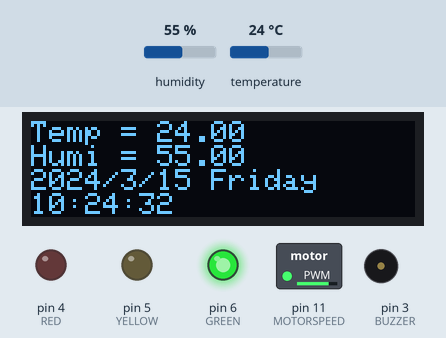
Recording of a sketch running on a simulated Arduino Nano, built with avr-gcc and run on an emulated ATmega328P. Shown: 128×32 one-colour display, switched loads named in the sketch (green lamp = pin HIGH), output pins drawn as LEDs (lit = HIGH), buzzer (waves = sounding). The test bench sets the inputs (shaded band); at power-on: temperature 24 °C, humidity 55 %. The display library's start-up logo is not drawn; the local clock reads 2024-03-15 10:24:30 at power-on unless the sketch sets it; what the sketch prints to the serial monitor is not drawn.

Above: at 3.2 s.
3.3 s: temperature set to 29 °C
At 8.3 s:
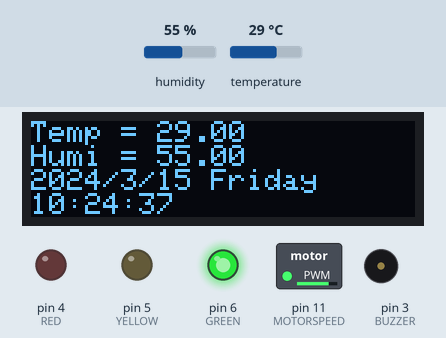
13.6 s: temperature set to 32 °C
At 18.2 s:
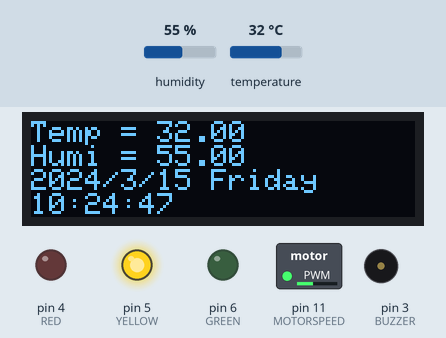
23.9 s: temperature set to 39 °C
At 27.8 s:
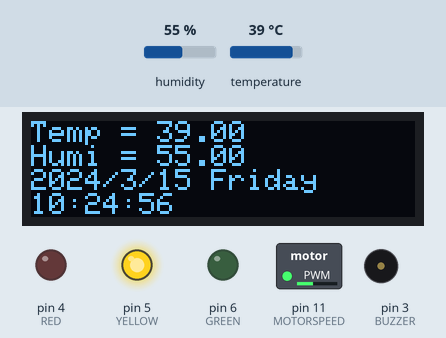
30.9 s: temperature set to 42 °C
At 33.3 s:
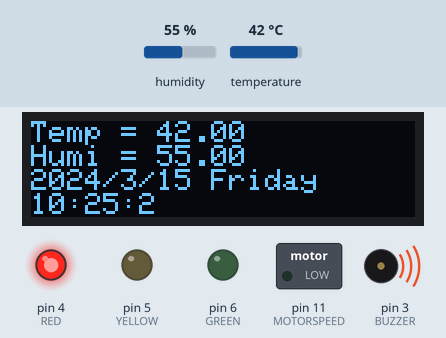
40.1 s: temperature set to 12 °C
At 43.1 s:
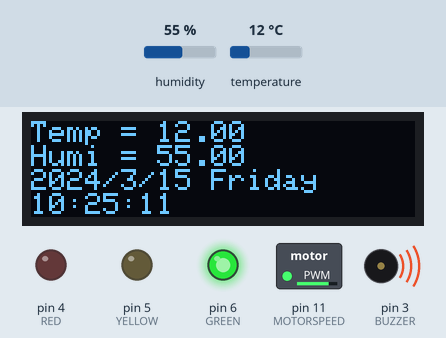
48.2 s: temperature set to 33 °C
At 52.9 s:
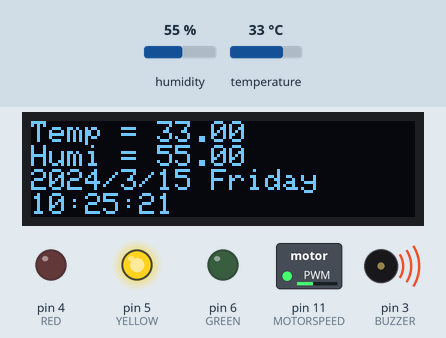
Timing chart, 0 to 54.4 s (numbered marks = the images above; inputs shaded):
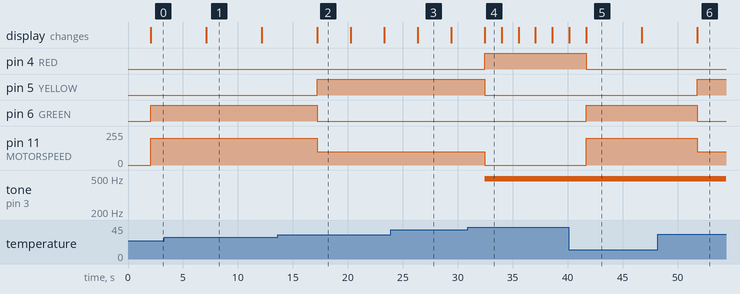

Measured:
- the behaviour switches between 30 and 31 °C on temperature (found by bisection; images 1 and 2)
- the behaviour switches between 40 and 41 °C on temperature (found by bisection; images 3 and 4)
- after the input at 13.6 s, pin 5 (YELLOW): LOW → HIGH after 3.6 s; pin 6 (GREEN): HIGH → LOW after 3.6 s; pin 11 (MOTORSPEED): 200/255 → 100/255 after 3.6 s
- after the input at 30.9 s, pin 4 (RED): LOW → HIGH after 1.6 s; pin 5 (YELLOW): HIGH → LOW after 1.6 s; pin 11 (MOTORSPEED): 100/255 → 0/255 after 1.6 s; tone on pin 3 (BUZZER): silent → 490 Hz after 1.6 s
- after the input at 40.1 s, pin 4 (RED): HIGH → LOW after 1.6 s; pin 6 (GREEN): LOW → HIGH after 1.6 s; pin 11 (MOTORSPEED): 0/255 → 200/255 after 1.6 s
- after the input at 48.2 s, pin 5 (YELLOW): LOW → HIGH after 3.6 s; pin 6 (GREEN): HIGH → LOW after 3.6 s; pin 11 (MOTORSPEED): 200/255 → 100/255 after 3.6 s
- what the display in image 1 shows lasts 5.1 s, from 7.1 s to 12.2 s

The sketch:

nano.ino
```cpp
#include <Adafruit_GFX.h>
#include <Adafruit_SSD1306.h>
#include <Wire.h>

#define SCREEN_WIDTH 128 // OLED display width, in pixels
#define SCREEN_HEIGHT 32
#define SCREEN_ADDRESS 0x3C
#define OLED_RESET 11
Adafruit_SSD1306 display(SCREEN_WIDTH, SCREEN_HEIGHT, &Wire, OLED_RESET);

#include <DHT.h>

#define DHTTYPE DHT11

#define DHTPIN 2

#define MOTORSPEED 11

#define DIRA 8
#define DIRB 7

#define DELAY_OFF (1.5 * 1000)
#define DELAY_MEDIUM (3 * 1000)
#define DELAY_FAST (5 * 1000)

#define BUZZER 3
#define PWM_FILL 112

#define GREEN 6
#define YELLOW 5
#define RED 4

DHT dht(DHTPIN, DHTTYPE, 6);

#include "RTClib.h"

RTC_PCF8523 rtc;

char daysOfTheWeek[7][12] = {"Sunday",   "Monday", "Tuesday", "Wednesday",
                             "Thursday", "Friday", "Saturday"};

struct status {
        float temp;
        float humi;
};

void init_leds(void) {
        pinMode(GREEN, OUTPUT);
        pinMode(YELLOW, OUTPUT);
        pinMode(RED, OUTPUT);

        digitalWrite(GREEN, LOW);
        digitalWrite(YELLOW, LOW);
        digitalWrite(RED, LOW);
}

void init_motor(void) {
        pinMode(MOTORSPEED, OUTPUT);
        analogWrite(MOTORSPEED, 0);
}

void init_buzzer(void) {
        pinMode(BUZZER, OUTPUT);
        analogWrite(BUZZER, 0);
}

void init_rtc(void) {
        if (!rtc.begin()) {
                Serial.println("Couldn't find RTC");
        }

        if (!rtc.initialized() || rtc.lostPower()) {
                Serial.println("RTC is NOT initialized, let's set the time!");
                rtc.adjust(DateTime(F(__DATE__), F(__TIME__)));
        }

        rtc.start();

        float drift = 43; // seconds plus or minus over oservation period - set
                          // to 0 to cancel previous calibration.
        float period_sec =
            (7 * 86400); // total obsevation period in seconds (86400 = seconds
                         // in 1 day:  7 days = (7 * 86400) seconds )
        float deviation_ppm = (drift / period_sec *
                               1000000); //  deviation in parts per million (μs)
        float drift_unit = 4.34; // use with offset mode PCF8523_TwoHours
        int offset = round(deviation_ppm / drift_unit);

        Serial.print("Offset is ");
        Serial.println(offset); // Print to control offset
}

void setup() {
        Serial.begin(57600);

        init_leds();
        init_motor();

        init_buzzer();

        dht.begin();

        if (!display.begin(SSD1306_SWITCHCAPVCC, SCREEN_ADDRESS)) {
                Serial.println(F("SSD1306 allocation failed"));
        }

        display.display();
        delay(2000);
        display.clearDisplay();

        init_rtc();
}

void turn_off(void) {
        analogWrite(MOTORSPEED, 0);

        digitalWrite(DIRA, LOW);
        digitalWrite(DIRB, LOW);

        digitalWrite(GREEN, LOW);
        digitalWrite(YELLOW, LOW);
        digitalWrite(RED, HIGH);

        analogWrite(BUZZER, PWM_FILL);
        delay(DELAY_OFF);
        analogWrite(BUZZER, 0);
}

void turn_medium(void) {
        analogWrite(MOTORSPEED, 100);

        digitalWrite(DIRA, HIGH);
        digitalWrite(DIRB, LOW);

        digitalWrite(GREEN, LOW);
        digitalWrite(YELLOW, HIGH);
        digitalWrite(RED, LOW);

        delay(DELAY_MEDIUM);
}

void turn_fast(void) {
        analogWrite(MOTORSPEED, 200);

        digitalWrite(DIRA, HIGH);
        digitalWrite(DIRB, LOW);

        digitalWrite(GREEN, HIGH);
        digitalWrite(YELLOW, LOW);
        digitalWrite(RED, LOW);

        delay(DELAY_FAST);
}

status get_status(void) {
        float temp = dht.readTemperature();
        float humi = dht.readHumidity();

        Serial.print("Temperature = ");
        Serial.println(temp);
        Serial.print("Humidity = ");
        Serial.println(humi);

        display.clearDisplay();

        display.setTextSize(1);              // Normal 1:1 pixel scale
        display.setTextColor(SSD1306_WHITE); // Draw white text
        display.setCursor(0, 0);             // Start at top-left corner

        display.print(F("Temp = "));
        display.println(temp);
        display.print(F("Humi = "));
        display.println(humi);

        DateTime now = rtc.now();
        display.print(now.year());
        display.print('/');
        display.print(now.month());
        display.print('/');
        display.print(now.day());
        display.print(' ');
        display.print(daysOfTheWeek[now.dayOfTheWeek()]);
        display.println();
        display.print(now.hour());
        display.print(':');
        display.print(now.minute());
        display.print(':');
        display.print(now.second());
        display.println();

        display.display();

        return {temp, humi};
}

void loop() {
        status s = get_status();

        if (s.temp > 40) {
                turn_off();
        } else if (s.temp > 30) {
                turn_medium();
        } else {
                turn_fast();
        }
}
```
